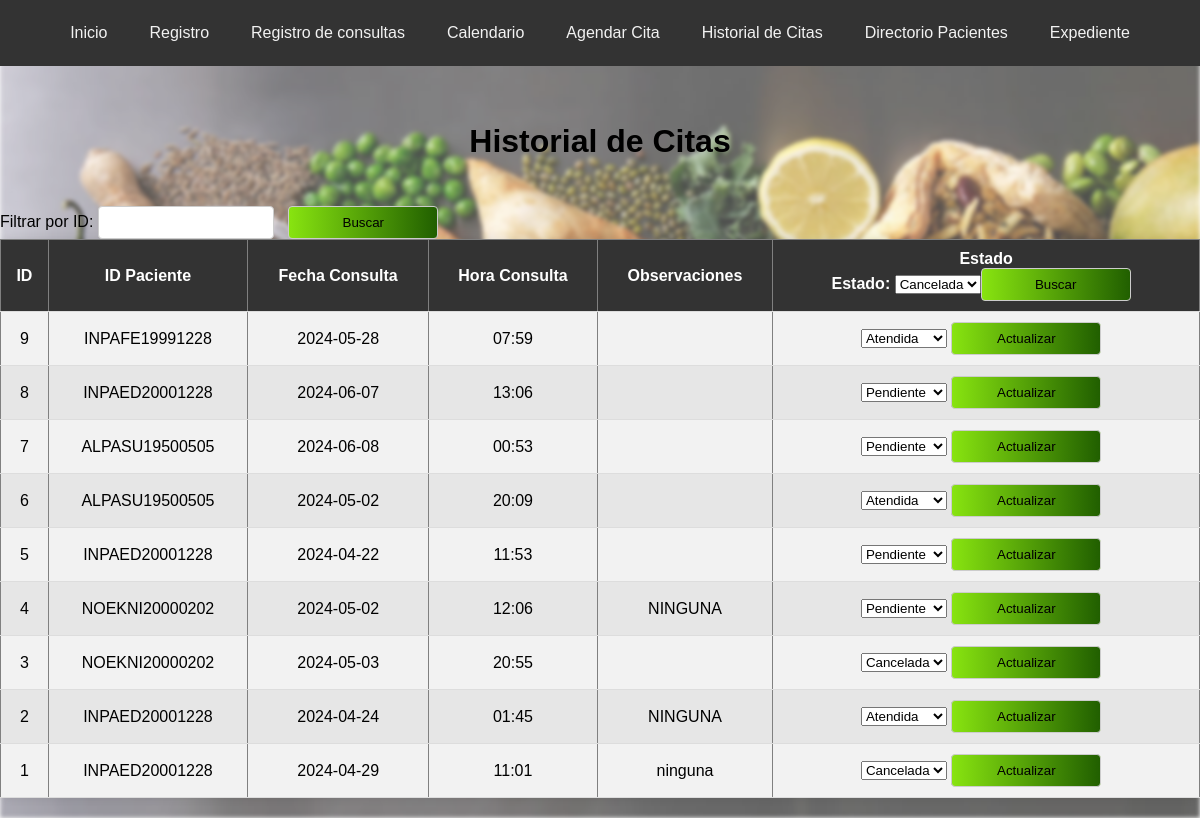
The app's page /historial_citas (signed in), older data.
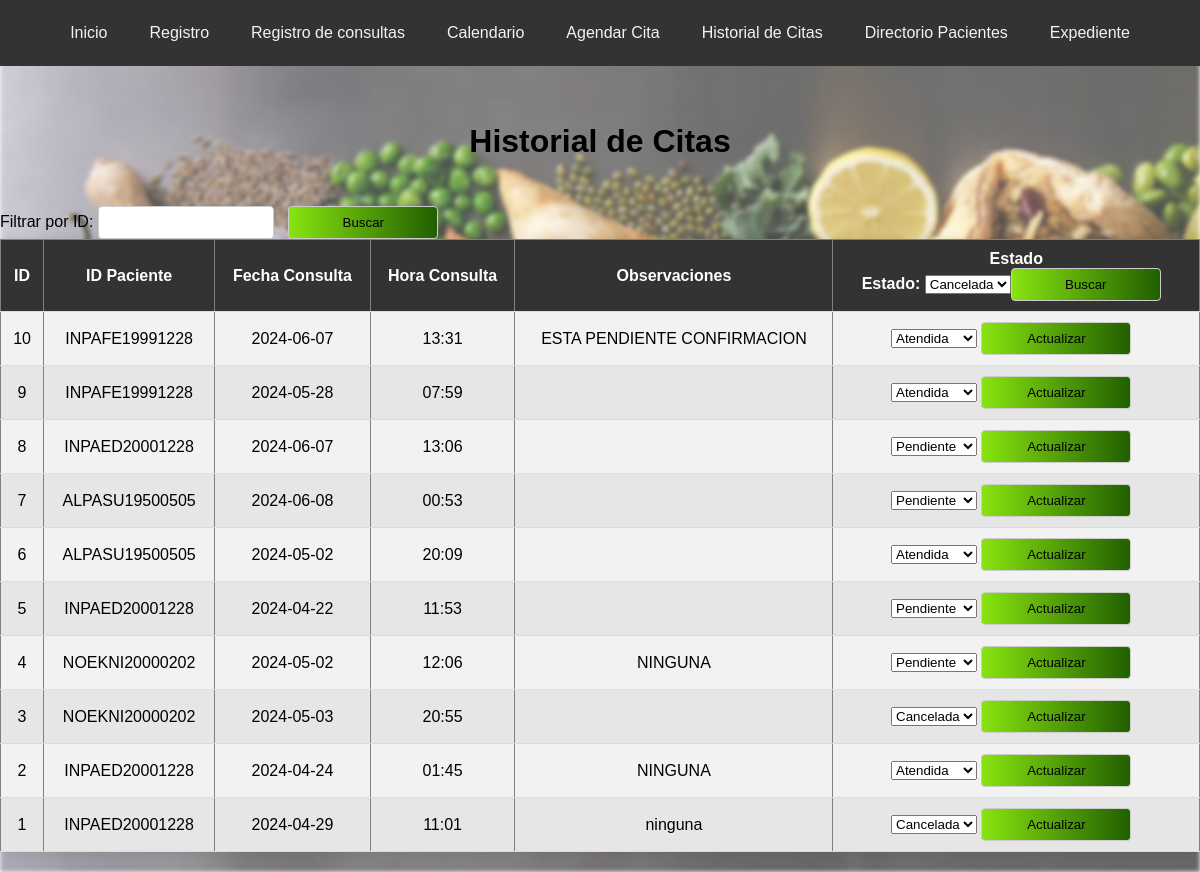
The same page, newer data.
### tables this page shows
CREATE TABLE citas (
                    id_cita INTEGER PRIMARY KEY AUTOINCREMENT,
                    id_paciente TEXT,
                    fecha_consulta TEXT NOT NULL,
                    hora_consulta TEXT NOT NULL, 
                    observaciones TEXT,
                    estado TEXT DEFAULT 'Pendiente',
                    FOREIGN KEY (id_paciente) REFERENCES pacientes(id_paciente)
                );

### app.py (the view)
@app.route('/historial_citas', methods=['GET', 'POST'])
@login_required
def historial_citas():
    filter_text = request.form.get('filter_text')
    filter_by = request.form.get('filter_by')
    with get_db_connection() as connection:
        cursor = connection.cursor()
        if request.method == 'POST' and filter_text and filter_by:
            if filter_by == 'id_paciente':
                cursor.execute("SELECT * FROM citas WHERE LOWER(id_paciente) LIKE LOWER(?)", ('%' + filter_text + '%',))
            elif filter_by == 'estado':
                cursor.execute("SELECT * FROM citas WHERE LOWER(estado) = LOWER(?)", (filter_text, ))
            else:
                cursor.execute("SELECT * FROM citas")
        else:
            cursor.execute("SELECT * FROM citas")
        citas = cursor.fetchall()
    with get_db_connection() as connection:
     cursor = connection.cursor()
    cursor.execute("SELECT id_paciente, primer_apellido, segundo_apellido, nombres FROM pacientes")
    pacientes = cursor.fetchall()
    citas_ordenadas = sorted(citas, key=itemgetter(0), reverse=True)
    with get_db_connection() as connection:
        cursor = connection.cursor()
        cursor.execute("SELECT id_paciente, primer_apellido, segundo_apellido, nombres FROM pacientes")
        pacientes = cursor.fetchall()
    return render_template('historial_citas.html', citas=citas_ordenadas, pacientes=pacientes)
    return render_template('historial_citas.html', citas=citas, pacientes=pacientes)

### app.py (called while the page is built)
def get_db_connection():
    return sqlite3.connect('nutricion_consulta.db')

def login_required(f):
    @wraps(f)
    def decorated_function(*args, **kwargs):
        if 'username' not in session:
            return redirect(url_for('login'))
        return f(*args, **kwargs)
    return decorated_function

### templates/historial_citas.html (shortened to what this page needs)
<!DOCTYPE html>
<html lang="es">
<head>
    <link rel="stylesheet" href="{{ url_for('static', filename='css/style.css') }}">
</head>
<body>
    <div class="navbar">
        <a href="/">Inicio</a>
        <a href="/registro">Registro</a>
        <a href="/consultar">Registro de consultas</a>
        <a href="/options">Calendario</a>
        <a href="/agendar_cita">Agendar Cita</a>
        <a href="/historial_citas">Historial de Citas</a>
        <a href="/directorio_pacientes">Directorio Pacientes</a>
        <a href="/expediente">Expediente</a>
        </div>
        <br>
            <h1>Historial de Citas</h1>
            <br></br>
            <form action="{{ url_for('historial_citas') }}" method="post" class="filter-form">
            <label for="filtro_id">Filtrar por ID:</label>
            <input type="text" id="filter_id" name="filter_text" list="pacientes_list" required>
            <input type="submit" value="Buscar">
        </form>
        <table border="1">
            <tr>
                <th>ID</th>
                <th>ID Paciente</th>
                <th>Fecha Consulta</th>
                <th>Hora Consulta</th>
                <th>Observaciones</th>
                <th>Estado
                    <form action="{{ url_for('historial_citas') }}" method="post" class="filter-form">
                        <label for="filter_estado">Estado:</label>
                        <select id="filter_estado" name="filter_estado">
                            <option value="Cancelada" {% if filter_estado == 'Cancelada' %} selected {% endif %}>Cancelada</option>
                            <input type="submit" value="Buscar">
                        </select>
                    </form>
                </th>
            </tr>
            {% for cita in citas %}
            <tr>
                <td>{{ cita[0] }}</td>
                <td>{{ cita[1] }}</td>
                <td>{{ cita[2] }}</td>
                <td>{{ cita[3] }}</td>
                <td>{{ cita[4] }}</td>
                <td>
                    <form action="/actualizar_estado" method="POST">
                        <select name="estado">
                            <option value="Pendiente" {% if cita[5] == 'Pendiente' %}selected{% endif %}>Pendiente</option>
                            <option value="Atendida" {% if cita[5] == 'Atendida' %}selected{% endif %}>Atendida</option>
                            <option value="Cancelada" {% if cita[5] == 'Cancelada' %}selected{% endif %}>Cancelada</option>
                        </select>
                        <input type="submit" value="Actualizar">
                    </form>
                </td>
            </tr>
            {% endfor %}
        </table>
    </body>
    </html>

### static/css/style.css (style rules this page uses)
body { font-family: Arial, sans-serif; margin: 0; padding: 0; }
body::before { content: ""; position: absolute; top: 0; left: 0; width: 100%; height: 100%; z-index: -1; background-image: url('/static/css/Imagen/fondo.jpg'); background-position: cover; background-repeat: no-repeat; background-attachment: scroll; opacity: .7; background-size: cover; filter: blur(2px); }
.navbar { overflow: hidden; background-color: #333; display: flex; justify-content: center; padding: 10px 0; }
.navbar a { color: #f2f2f2; text-align: center; padding: 14px 16px; text-decoration: none; transition: background-color 0.3s ease; border-radius: 5px; margin: 0 5px; }
button, .button, .btn-login, input[type="submit"] { display: inline-block; padding: 10px 20px; border-radius: 5px; cursor: pointer; border: #215f00; text-decoration: none; background: #215f00; background: -webkit-linear-gradient(to right, #88e410, #215f00); background: linear-gradient(to right, #88e410, #215f00); }
input:required { border-color: #ff9999; }
input[type="text"]::placeholder, input[type="password"]::placeholder { color: #999; }
input[type="text"], input[type="number"], input[type="submit"], .add-button { width: 150px; padding: 8px 12px; margin-right: 10px; border-radius: 4px; border: 1px solid #ccc; cursor: pointer; }
table { width: 100%; border-collapse: collapse; margin-bottom: 20px; background-color: #fff; border-radius: 8px; box-shadow: 0 0 10px rgba(0, 0, 0, 0.1); opacity: 1; }
th, td { padding: 10px; text-align: center; border-bottom: 1px solid #ddd; transition: background-color 0.3s; }
th { background-color: #333; color: #ffffff; }
tr:nth-child(even) { background-color: #f2f2f2; }
tr:nth-child(odd) { background-color: #e6e6e6; }
h1, h2, strong { color: #000000; }
h1 { margin-bottom: 10px; text-align: center; }

Row changes from the older to the newer data that the page shows:
added citas: id_cita "10", id_paciente "INPAFE19991228", fecha_consulta "2024-06-07", hora_consulta "13:31", observaciones "ESTA PENDIENTE CONFIRMACION", estado "Atendida"
